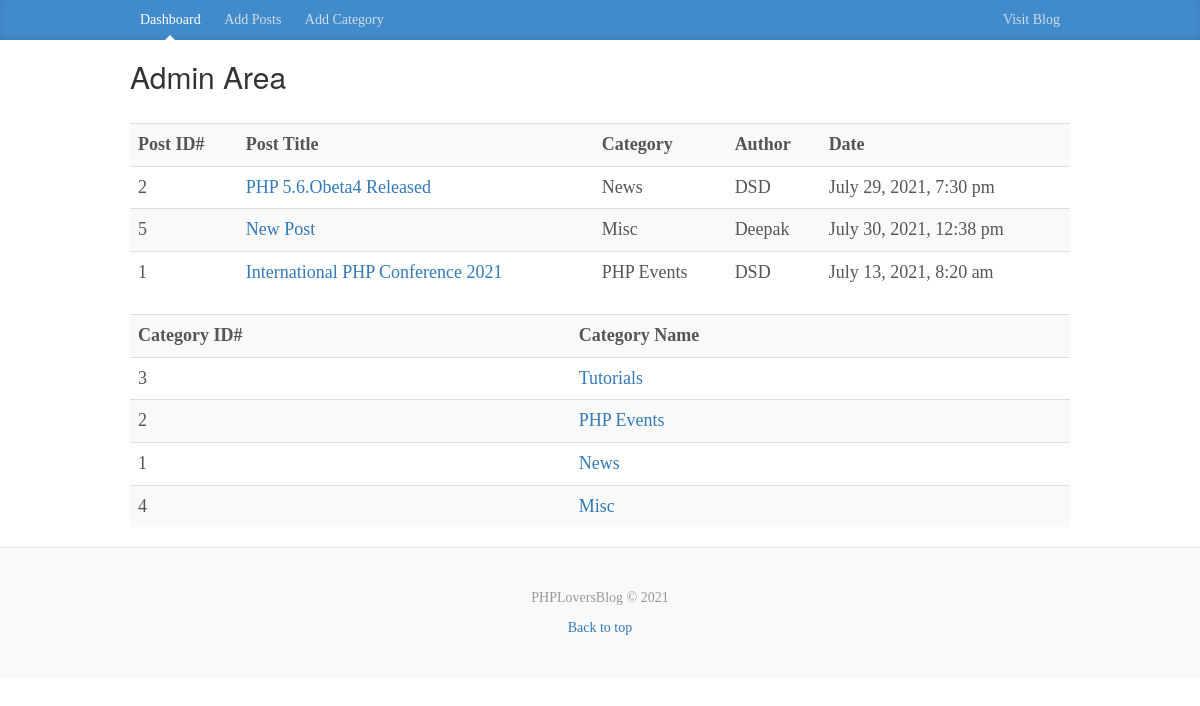
The app's page /admin/index.php with its own data.
### tables this page shows
CREATE TABLE `posts` (
  `id` int(11) NOT NULL,
  `category` int(11) NOT NULL,
  `title` varchar(255) NOT NULL,
  `body` text NOT NULL,
  `author` varchar(255) NOT NULL,
  `tags` varchar(255) NOT NULL,
  `date` timestamp NOT NULL DEFAULT current_timestamp()
);

CREATE TABLE `categories` (
  `id` int(11) NOT NULL,
  `name` varchar(255) NOT NULL
);

### libraries/Database.php (called while the page is built, shortened)
<?php
    class Database{
        public $host=DB_HOST;
        public $username=DB_USER;
        public $password=DB_PASS;
        public $db_name=DB_NAME;
        public $link;
        private function connect(){
            $this->link=new mysqli($this->host,$this->username,$this->password,$this->db_name);
        }
        public function select($query){
            $result=$this->link->query($query) or die($this->link->error.__LINE__);
            if($result->num_rows>0){
                return $result;
            }
            else{
                return false;
            }
        }
    }
?>

### helpers/format_helper.php (called while the page is built, shortened)
<?php
    function formatDate($date){
        return date('F j, Y, g:i a',strtotime($date));
    }
?>

### admin/index.php (the view)
<?php include 'includes/header.php'?>
<?php
    $db=new Database();
    $query="SELECT posts.*,categories.name from posts
                        INNER JOIN categories ON posts.category=categories.id
                        ORDER by posts.title desc"  ;
    $posts=$db->select($query);
    $query= "SELECT * from categories ORDER by categories.name desc";
    $categories=$db->select($query);
?>
    <table class="table table-striped">
        <tr>
            <th>Post ID#</th>
            <th>Post Title</th>
            <th>Category</th>
            <th>Author</th>
            <th>Date</th>
        </tr>
            <?php while($row=$posts->fetch_assoc()) :?>
                <tr>
                    <td><?php echo $row['id']?></td>
                    <td><a href="edit_post.php?id=<?php echo $row['id']?>"><?php echo $row['title']?></a></td>
                    <td><?php echo $row['name']?></td>
                    <td><?php echo $row['author']?></td>
                    <td><?php echo formatDate($row['date'])?></td>
                </tr>
            <?php endwhile;?>
    </table>
    <table class="table table-striped">
        <tr>
            <th>Category ID#</th>
            <th>Category Name</th>
        </tr>
        <?php while($row=$categories->fetch_assoc()) :?>
                <tr>
                    <td><?php echo $row['id']?></td>
                    <td><a href="edit_category.php?id=<?php echo $row['id']?>"><?php echo $row['name']?></a></td>
                </tr>
            <?php endwhile;?>
    </table>
<?php include 'includes/footer.php'?>

### css/custom.css (style rules this page uses)
body { font-family: Georgia, "Times New Roman", Times, serif; color: #555; }

### records on screen
posts: id "2", title "PHP 5.6.Obeta4 Released", categories.name "News", author "DSD", date "July 29, 2021, 7:30 pm"
posts: id "5", title "New Post", categories.name "Misc", author "Deepak", date "July 30, 2021, 12:38 pm"
posts: id "1", title "International PHP Conference 2021", categories.name "PHP Events", author "DSD", date "July 13, 2021, 8:20 am"
categories: id "3", name "Tutorials"
categories: id "2", name "PHP Events"
categories: id "1", name "News"
categories: id "4", name "Misc"
